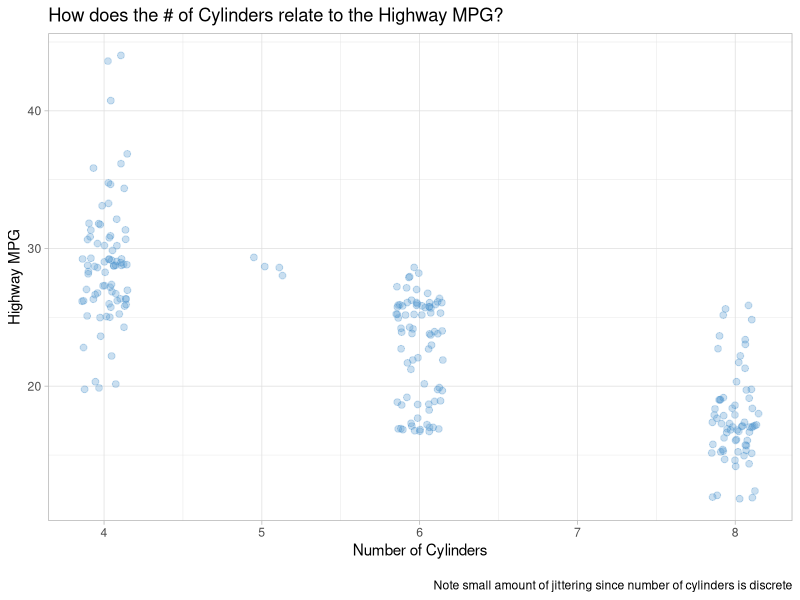
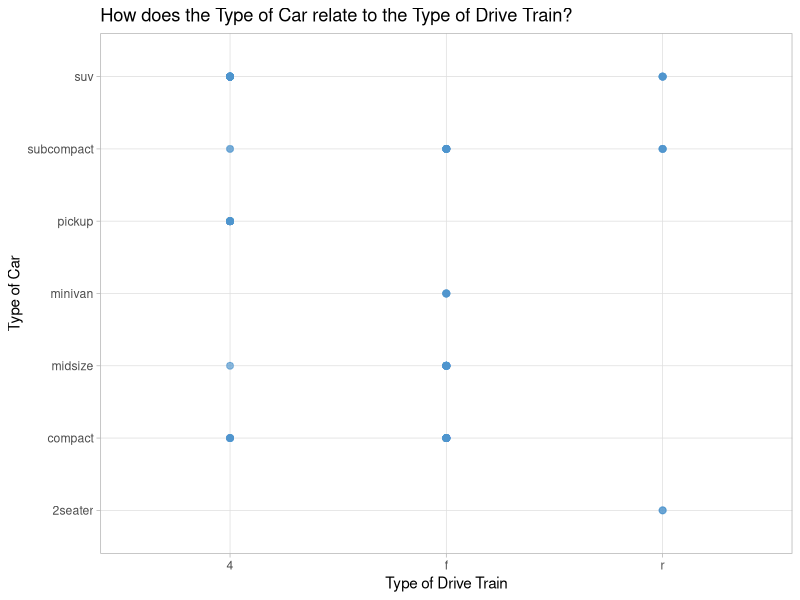
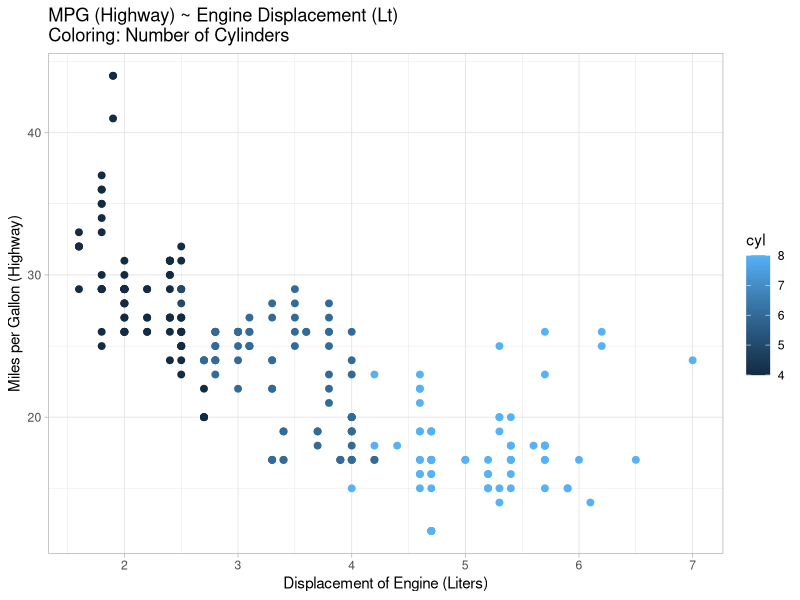
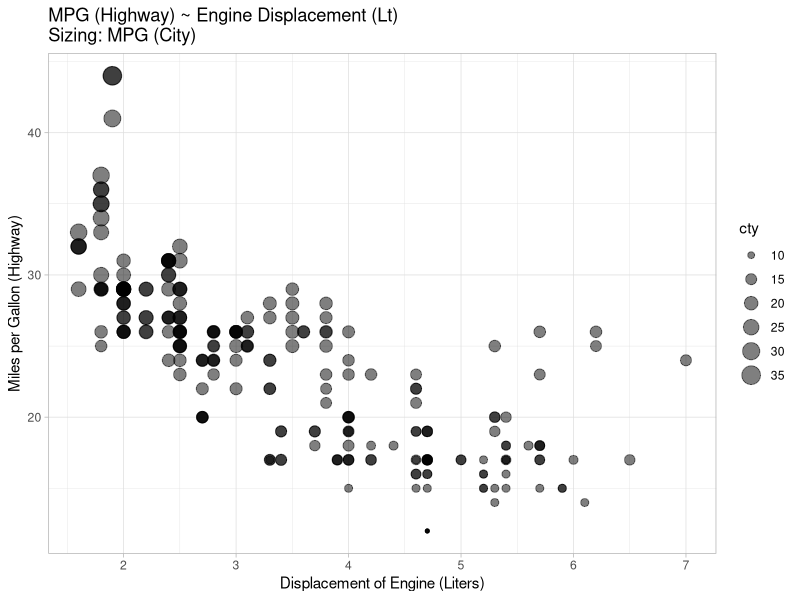
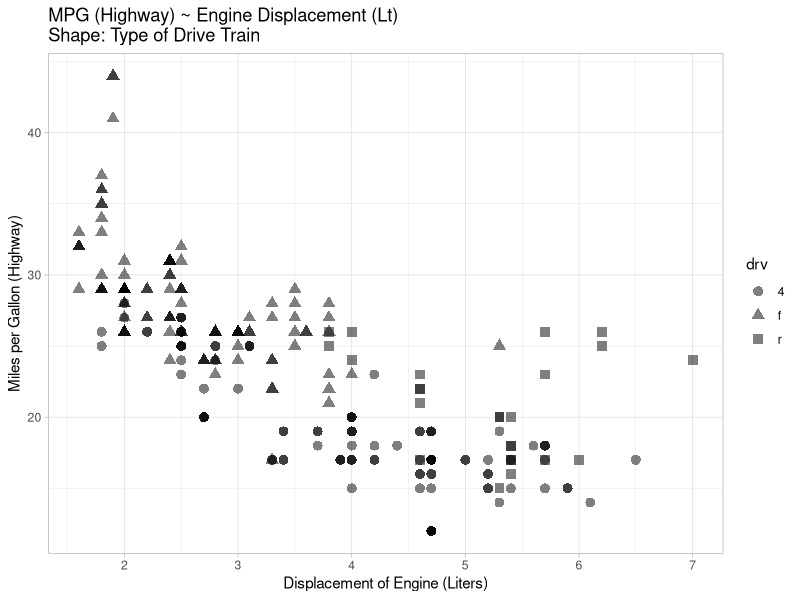
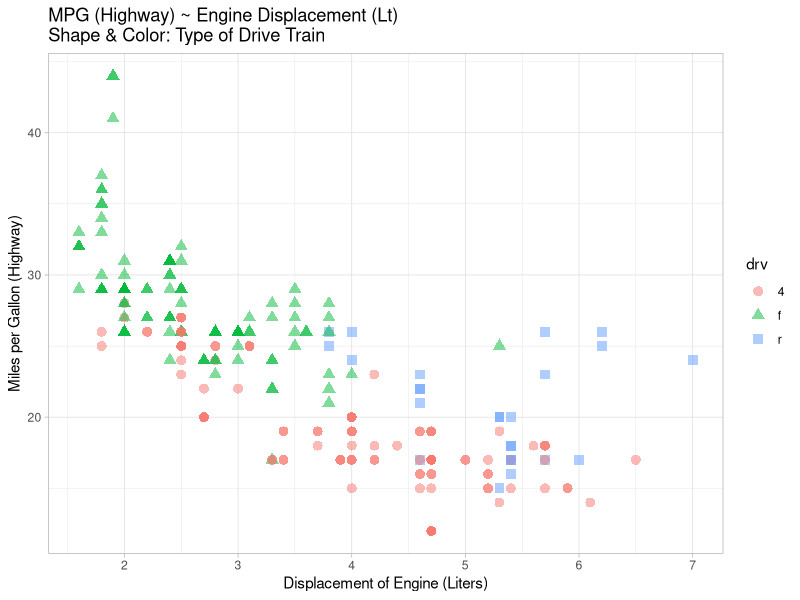
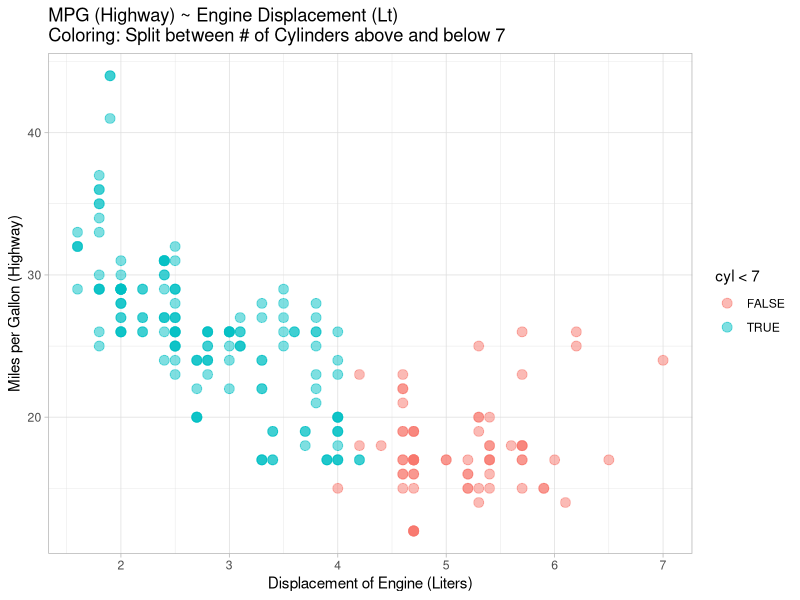
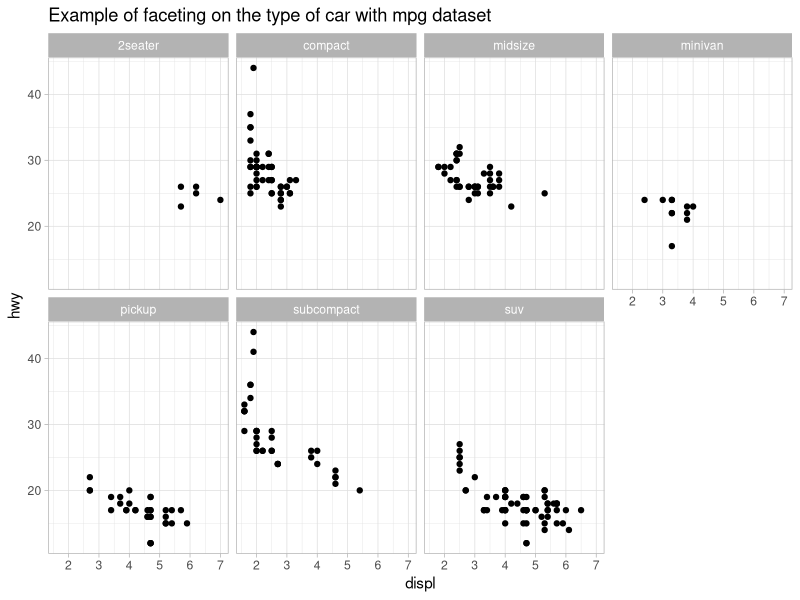

Reproduce these figures in R, in order.
## ---- chunk 1
library(tidyverse) # get tidverse for piping
library(ggthemes) # themes for plots
## ---- chunk 2
theme_set(theme_light()) # set the theme

# ?mpg
mpg %>%
  
  # hwy vs. cyl
  ggplot(aes(x = cyl,
             y = hwy)
         ) +
  
  # add points with a little but of jitter to see overlap
  # since discrete number of cylinders
  geom_jitter(color = 'steelblue3', size = 2, alpha = 0.3,
              width = 0.15) + # add points
  
  # Labels
  labs(title = 'How does the # of Cylinders relate to the Highway MPG?',
       x     = 'Number of Cylinders',
       y     = 'Highway MPG',
       caption = '\nNote small amount of jittering since number of cylinders is discrete') +
  
  theme_get() # get the theme set before
## ---- chunk 3
# ?mpg
mpg %>%
  
  # hwy vs. cyl
  ggplot(aes(x = drv,
             y = class)
         ) +
  
  # add points
  geom_point(color = 'steelblue3', size = 2, alpha = 0.3) + 
  
  # Labels
  labs(title = 'How does the Type of Car relate to the Type of Drive Train?',
       x     = 'Type of Drive Train',
       y     = 'Type of Car') +
  
  theme_get() # get the theme set before
## ---- chunk 4
title_base = 'MPG (Highway) ~ Engine Displacement (Lt)\n'

# Create a base plot defined about with hwy ~ displ
plot_base <- mpg %>%
  
  # hwy vs. cyl
  ggplot(aes(x = displ,
             y = hwy 
             )
         ) +
  
  # Labels
  labs(x     = 'Displacement of Engine (Liters)',
       y     = 'Miles per Gallon (Highway)' ) +
  
  theme_get() # get the theme set before
## ---- chunk 5
plot_base + # Using a plot defined about with hwy ~ displ
  
  # Add mapping and other static aesthetics
  geom_point(aes(color = cyl), size=2) + 
  
  # Update title
  ggtitle(paste0( title_base, 'Coloring: Number of Cylinders' ))
## ---- chunk 6
plot_base + # Using a plot defined about with hwy ~ displ
  
  # Add mapping and other static aesthetics
  geom_point(aes(size = cty), alpha=0.5) + 
  
  # Update title
  ggtitle(paste0( title_base, 'Sizing: MPG (City)' ))
## ---- chunk 7
plot_base + # Using a plot defined about with hwy ~ displ
  
  # Add mapping and other static aesthetics
  geom_point(aes(shape = drv), size=3, alpha=0.5) + 
  
  # Update title
  ggtitle(paste0( title_base, 'Shape: Type of Drive Train' ))
## ---- chunk 8
plot_base + # Using a plot defined about with hwy ~ displ
  
  # Add mapping and other static aesthetics
  geom_point(aes(shape = drv,
                 color = drv
                 ), size=3, alpha=0.5) + 
  
  # Update title
  ggtitle(paste0( title_base, 'Shape & Color: Type of Drive Train' ))
## ---- chunk 9
plot_base + # Using a plot defined about with hwy ~ displ
  
  # Add mapping and other static aesthetics
  geom_point(aes(color = cyl < 7), size=3, alpha=0.5) + 
  
  # Update title
  ggtitle(paste0( title_base, 'Coloring: Split between # of Cylinders above and below 7' ))
## ---- chunk 10
# Code from website 
ggplot(data = mpg) + 
  
  # Create the x/y mapping
  geom_point(mapping = aes(x = displ, y = hwy)) + 
  
  # Facet on type of car
  facet_wrap(~ class, nrow = 2) +
  
  # Title
  ggtitle('Example of faceting on the type of car with mpg dataset') +
  theme_get()
